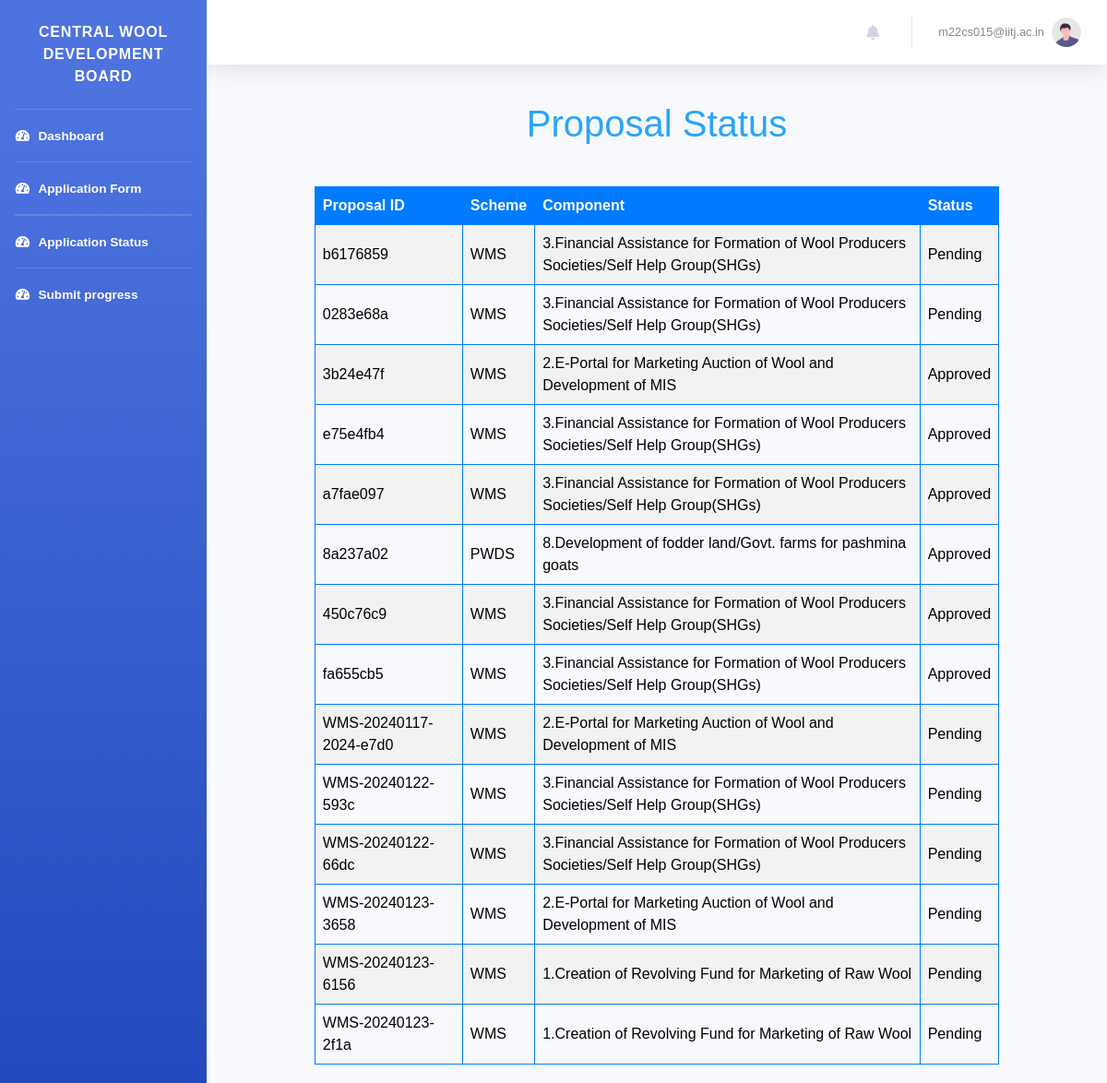
The app's page /dashboard/proposal_status/ (signed in), older data.
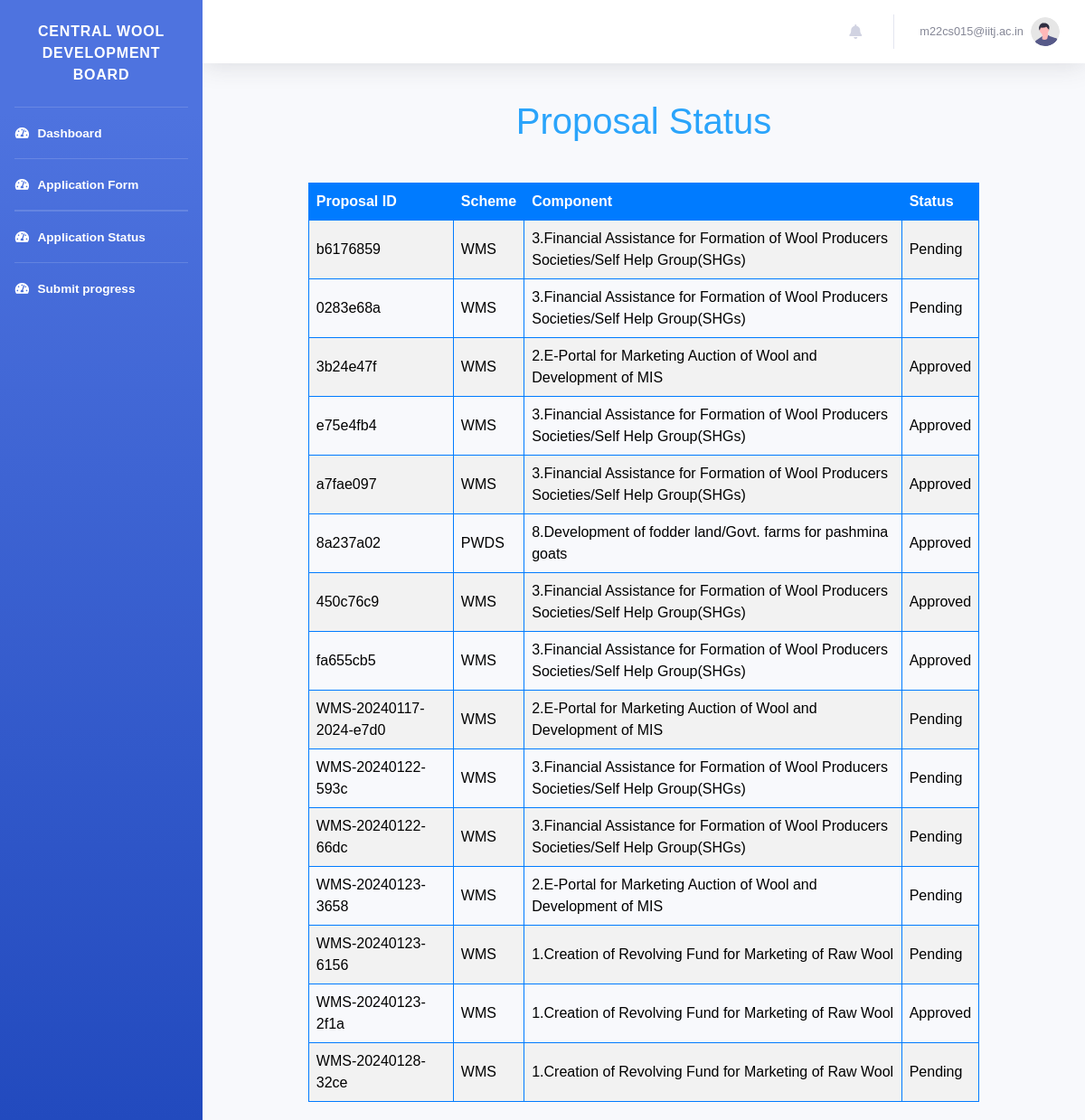
The same page, newer data.
### authapp/models.py (models this page shows, shortened)
class CustomUser(AbstractBaseUser, PermissionsMixin):
    AGENCY_NATURE_CHOICES = [
        ("Central Federations", "Central Federations"),
        ("State Federations", "State Federations"),
        ("Central Sheep & Wool Boards", "Central Sheep & Wool Boards"),
        ("State Sheep & Wool Boards", "State Sheep & Wool Boards"),
        ("UT Govt. Sheep & Wool Boards", "UT Govt. Sheep & Wool Boards"),
        ("UT Govt. Sheep & Wool Federations", "UT Govt. Sheep & Wool Federations"),
        ("State Govt. Corporations Federations", "State Govt. Corporations Federations"),
        ("Central Departments", "Central Departments"),
        ("State Departments", "State Departments"),
        ("UT Statutory Departments", "UT Statutory Departments"),
        ("Autonomous and Advisory Bodies Departments", "Autonomous and Advisory Bodies Departments"),
        ("State Cooperative Departments", "State Cooperative Departments"),
        ("UT Cooperative Departments", "UT Cooperative Departments"),
        ("Central Govt Cooperative Departments", "Central Govt Cooperative Departments"),
        ("Central Govt Animal Husbandry Department", "Central Govt Animal Husbandry Department"),
        ("State Govt. Animal Husbandry Department", "State Govt. Animal Husbandry Department"),
        ("UT Animal Husbandry Department", "UT Animal Husbandry Department"),
        ("State Industries Department", "State Industries Department"),
        ("Central Industries Department", "Central Industries Department"),
        ("UT Industries Department", "UT Industries Department"),
        ("Central Organizations", "Central Organizations"),
        ("State Organizations", "State Organizations"),
        ("UT Government Organizations", "UT Government Organizations"),
        ("Universities of State", "Universities of State"),
        ("Universities of Central Govt", "Universities of Central Govt"),
        ("Universities of UT", "Universities of UT"),
        ("Govt. marketing event organizers", "Govt. marketing event organizers"),
        ("Central Research & Development Institutions", "Central Research & Development Institutions"),
        ("State Research & Development Institutions", "State Research & Development Institutions"),
        ("UT Govts. Autonomous Research & Development Institutions", "UT Govts. Autonomous Research & Development Institutions"),
        ("Statutory Bodies Research & Development Institutions", "Statutory Bodies Research & Development Institutions"),
        ("Textiles Research Associations (TRAs)", "Textiles Research Associations (TRAs)"),
    ]
    is_staff = models.BooleanField(default=False)
    is_active = models.BooleanField(default=True)
    date_joined = models.DateTimeField(default=timezone.now)
    agency_name = models.CharField(max_length=100,blank=False,null=False,default="")
    agency_nature = models.CharField(
        max_length=100, choices=AGENCY_NATURE_CHOICES, default='Central Federations')
    registration_number = models.CharField(max_length=100, blank=True, null=True)
    address = models.TextField(default="",blank=False,null=False)
    pincode = models.CharField(max_length=10,blank=False,null=False,default="")
    contact_person_name = models.CharField(max_length=100,blank=False,null=False,default="")
    contact_person_designation = models.CharField(max_length=100,blank=False,null=False,default="")
    email = models.EmailField(_("email address"), unique=True,default="")
    contact_person_mobile = models.CharField(max_length=12,blank=False,null=False,default="")
    USERNAME_FIELD = "email"
    REQUIRED_FIELDS = []
    objects = CustomUserManager()

class Proposal(models.Model):
    STATUS_CHOICES = [
        ('Pending', 'Pending'),
        ('Approved', 'Approved'),
        ('Completed', 'Completed'),
        ('Rejected', 'Rejected'),
        ('Resubmit','Resubmit')
    ]
    user = models.ForeignKey(settings.AUTH_USER_MODEL, on_delete=models.CASCADE)
    name_and_address = models.TextField()
    project_scheme = models.CharField(max_length=20)
    scheme_component = models.CharField(max_length=100)
    nature_of_applicant = models.CharField(max_length=50)
    other_nature = models.CharField(max_length=50, blank=True, null=True)
    brief_of_agency = models.TextField()
    objectives_of_project = models.TextField()
    brief_of_project = models.TextField()
    justification_of_project = models.TextField()
    methodology_of_project = models.TextField()
    expected_outcome = models.FileField(upload_to='excel_files/', blank=True, null=True)
    scenario_change = models.TextField()
    beneficiaries = models.FileField(upload_to='excel_files/', blank=True, null=True)
    mode_of_selection = models.TextField()
    component_wise_cost = models.FileField(upload_to='excel_files/', blank=True, null=True)
    component_wise_duration = models.FileField(upload_to='excel_files/', blank=True, null=True)
    location_of_project = models.CharField(max_length=100)
    associated_agency = models.TextField()
    bank_details = models.TextField()
    nodal_officer_details = models.TextField()
    other_info = models.TextField()
    status = models.CharField(max_length=20, choices=STATUS_CHOICES, default='Pending')
    total_fund_allocated = models.DecimalField(max_digits=20, decimal_places=2,blank=True,null=True)
    project_sanction_letter = models.FileField(upload_to='sanction_letters/',null=True)
    Approved_by=models.CharField(max_length=50,null=True,blank=True)
    project_report = models.FileField(upload_to='pdf_files/', blank=True, null=True)
    covering_letter = models.FileField(upload_to='pdf_files/', blank=True, null=True)
    unique_id = models.CharField(max_length=8, unique=True)
    created_at = models.DateTimeField(auto_now_add=True)
    total_duration = models.IntegerField(blank=True, null=True)
    goals = models.JSONField(default=dict)

### authapp/views.py (the view)
# urls.py: path('dashboard/proposal_status/', views.proposal_status, name='proposal_status'),
@login_required
def proposal_status(request):
    user_proposals = Proposal.objects.filter(user=request.user)
    return render(request, 'proposal/proposal_status.html', {'proposals': user_proposals})

### templates/proposal/proposal_status.html (shortened to what this page needs)
{% extends 'base_dashboard.html' %}
    {% block content%}
     <header>
        <h1>Proposal Status</h1>
    </header>
    <table>
        <tr>
            <th>Proposal ID</th>
            <th>Scheme</th>
            <th>Component</th>
            <th>Status</th>
        </tr>
        {% for proposal in proposals %}
            <tr>
                <td>{{ proposal.unique_id }}</td>
                <td>{{ proposal.project_scheme }}</td>
                <td>{{proposal.scheme_component}}</td>
                <td>{{ proposal.status }}</td>
            </tr>
        {% endfor %}
    </table>
{% endblock %}

### templates/base_dashboard.html (shortened to what this page needs)
{% load static %}
<!DOCTYPE html>
<html lang="en">
<head>
    <link href="{%static 'css/user_dashboard/all.min.css'%}" rel="stylesheet" type="text/css">
        <link rel="stylesheet" href="https://cdnjs.cloudflare.com/ajax/libs/font-awesome/5.15.3/css/all.min.css">
    <link href="{%static 'css/user_dashboard/sb-admin-2.min.css'%}" rel="stylesheet">
</head>
<body id="page-top">
    <div id="wrapper">
        <ul class="navbar-nav bg-gradient-primary sidebar sidebar-dark accordion" id="accordionSidebar">
             <br>
            <a class="sidebar-brand d-flex align-items-center justify-content-center" href="index.html">
                <div class="sidebar-brand-text mx-sm-2">Central Wool Development Board</div>
            </a>
            <br>
            <hr class="sidebar-divider my-0">
            <li class="nav-item active">
                <a class="nav-link" href="{% url 'authapp:dashboard' %}">
                    <i class="fas fa-fw fa-tachometer-alt"></i>
                    <span>Dashboard</span></a>
            </li>
             <hr class="sidebar-divider my-0">
             <li class="nav-item active">
                <a class="nav-link" href="{% url 'authapp:submit_proposal' %}">
                    <i class="fas fa-fw fa-tachometer-alt"></i>
                    <span>Application Form</span></a>
            </li>
             <hr class="sidebar-divider my-0">
             <hr class="sidebar-divider my-0">
             <li class="nav-item active">
                <a class="nav-link" href="{% url 'authapp:proposal_status' %}">
                    <i class="fas fa-fw fa-tachometer-alt"></i>
                    <span>Application Status</span></a>
            </li>
            <hr class="sidebar-divider my-0">
             <li class="nav-item active">
                <a class="nav-link" href="{% url 'authapp:progress_report' %}">
                    <i class="fas fa-fw fa-tachometer-alt"></i>
                    <span>Submit progress</span></a>
            </li>
        </ul>
        <div id="content-wrapper" class="d-flex flex-column">
            <div id="content">
                 <nav class="navbar navbar-expand navbar-light bg-white topbar mb-4 static-top shadow ">
                    <ul class="navbar-nav ml-auto">
<li class="nav-item dropdown no-arrow mx-1">
    <a class="nav-link dropdown-toggle" href="#" id="alertsDropdown" role="button"
        data-toggle="dropdown" aria-haspopup="true" aria-expanded="false">
        <i class="fas fa-bell fa-fw"></i>
    </a>
</li>
                        <li class="nav-item dropdown no-arrow">
                            <a class="nav-link dropdown-toggle" href="#" id="userDropdown" role="button"
                                data-toggle="dropdown" aria-haspopup="true" aria-expanded="false">
                                <span class="mr-2 d-none d-lg-inline text-gray-600 small">{{user.email}}</span>
                                <img class="img-profile rounded-circle"
                                    src="{%static 'img/undraw_profile.svg'%}">
                            </a>
                        </li>
                    </ul>
</nav>
                <div class="container-fluid">
                   {% block content %}{% endblock %}
                </div>
        </div>
    </div>
</body>
</html>

### templates/proposal/proposal_status.html (style rules this page uses)
body { font-family: Arial, sans-serif; margin: 0; padding: 0; background-color: #f4f4f4; }
header { color: #2aa4fb; text-align: center; padding: 1em 0; }
table { width: 80%; margin: 20px auto; border-collapse: collapse; }
th, td { border: 1px solid #007BFF; padding: 8px; text-align: left; color:black; }
th { background-color: #007BFF; color: white; }
tr:nth-child(even) { background-color: #f2f2f2; }

Row changes from the older to the newer data that the page shows:
changed Proposal "WMS-20240123-2f1a": status "Pending" → "Approved"
added Proposal: unique_id "WMS-20240128-32ce", project_scheme "WMS", scheme_component "1.Creation of Revolving Fund for Marketing of Raw Wool", status "Pending"
